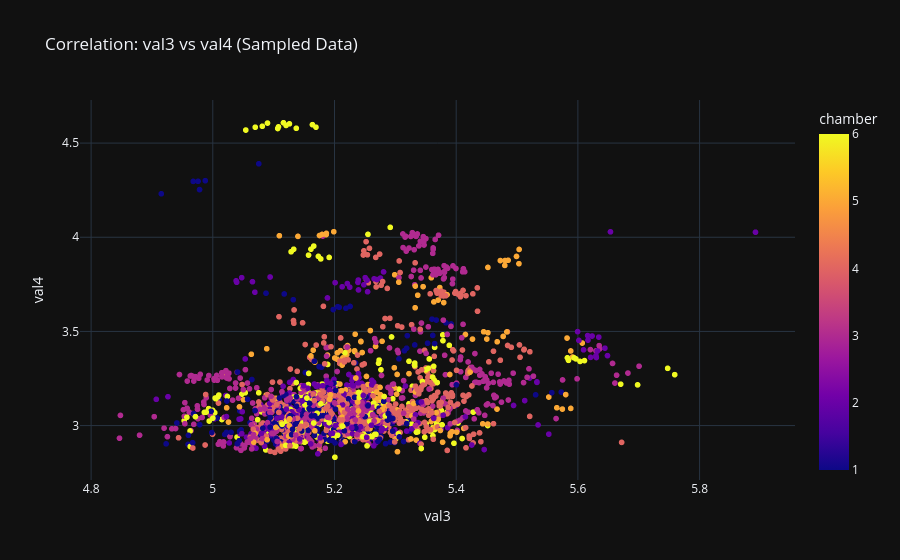

Notebook code for this chart:
### Markdown cell above
## 1. Scatter Plots for Correlation
Visualizing the relationship between `val3` and `val4`. We use sampling to ensure the interactive chart remains smooth with large datasets.

### Code cell
df = pd.read_csv(DATA_PATH, index_col=0)
df_sample = df.sample(2000)

fig = px.scatter(
    df_sample,
    x='val3',
    y='val4',
    color='chamber',
    hover_data=['tool', 'ts'],
    title='Correlation: val3 vs val4 (Sampled Data)',
    template='plotly_dark'
)

fig.show()

### Figure 1 — Plotly figure (JSON) as saved in the notebook; plotly's stock layout.template omitted (floating-point values rounded to 4 significant figures; data arrays with more than 128 entries replaced by an {"elided": "..."} marker saying what was removed)
{"data": [{"customdata": {"elided": "2000x2 mixed values"}, "hovertemplate": "val3=%{x}<br>val4=%{y}<br>tool=%{customdata[0]}<br>ts=%{customdata[1]}<br>chamber=%{marker.color}<extra></extra>", "legendgroup": "", "marker": {"color": {"elided": "2000 int values"}, "coloraxis": "coloraxis", "symbol": "circle"}, "mode": "markers", "name": "", "showlegend": false, "type": "scattergl", "x": {"elided": "2000 float values"}, "xaxis": "x", "y": {"elided": "2000 float values"}, "yaxis": "y"}], "layout": {"coloraxis": {"colorbar": {"title": {"text": "chamber"}}, "colorscale": [[0, "#0d0887"], [0.1111, "#46039f"], [0.2222, "#7201a8"], [0.3333, "#9c179e"], [0.4444, "#bd3786"], [0.5556, "#d8576b"], [0.6667, "#ed7953"], [0.7778, "#fb9f3a"], [0.8889, "#fdca26"], [1, "#f0f921"]]}, "legend": {"tracegroupgap": 0}, "title": {"text": "Correlation: val3 vs val4 (Sampled Data)"}, "xaxis": {"anchor": "y", "domain": [0, 1], "title": {"text": "val3"}}, "yaxis": {"anchor": "x", "domain": [0, 1], "title": {"text": "val4"}}}}
